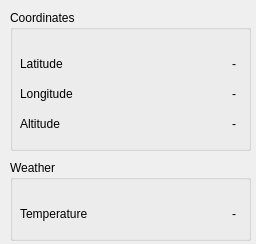
<?xml version="1.0" encoding="UTF-8"?>
<ui version="4.0">
 <class>ClientConsole</class>
 <widget class="QWidget" name="ClientConsole">
  <property name="geometry">
   <rect>
    <x>0</x>
    <y>0</y>
    <width>256</width>
    <height>244</height>
   </rect>
  </property>
  <property name="windowTitle">
   <string>Client Console</string>
  </property>
  <widget class="QGroupBox" name="groupBox">
   <property name="geometry">
    <rect>
     <x>10</x>
     <y>10</y>
     <width>241</width>
     <height>141</height>
    </rect>
   </property>
   <property name="title">
    <string>Coordinates</string>
   </property>
   <widget class="QWidget" name="layoutWidget1">
    <property name="geometry">
     <rect>
      <x>10</x>
      <y>70</y>
      <width>216</width>
      <height>27</height>
     </rect>
    </property>
    <layout class="QHBoxLayout" name="horizontalLayout_3">
     <item>
      <widget class="QLabel" name="label_2">
       <property name="text">
        <string>Longitude</string>
       </property>
      </widget>
     </item>
     <item>
      <spacer name="horizontalSpacer_2">
       <property name="orientation">
        <enum>Qt::Horizontal</enum>
       </property>
       <property name="sizeHint" stdset="0">
        <size>
         <width>0</width>
         <height>0</height>
        </size>
       </property>
      </spacer>
     </item>
     <item>
      <widget class="QLabel" name="longitudeValue">
       <property name="text">
        <string>-</string>
       </property>
      </widget>
     </item>
    </layout>
   </widget>
   <widget class="QWidget" name="layoutWidget2">
    <property name="geometry">
     <rect>
      <x>10</x>
      <y>100</y>
      <width>216</width>
      <height>27</height>
     </rect>
    </property>
    <layout class="QHBoxLayout" name="horizontalLayout_4">
     <item>
      <widget class="QLabel" name="label_3">
       <property name="text">
        <string>Altitude</string>
       </property>
      </widget>
     </item>
     <item>
      <spacer name="horizontalSpacer_3">
       <property name="orientation">
        <enum>Qt::Horizontal</enum>
       </property>
       <property name="sizeHint" stdset="0">
        <size>
         <width>0</width>
         <height>0</height>
        </size>
       </property>
      </spacer>
     </item>
     <item>
      <widget class="QLabel" name="altitudeValue">
       <property name="text">
        <string>-</string>
       </property>
      </widget>
     </item>
    </layout>
   </widget>
   <widget class="QWidget" name="layoutWidget3">
    <property name="geometry">
     <rect>
      <x>10</x>
      <y>40</y>
      <width>216</width>
      <height>27</height>
     </rect>
    </property>
    <layout class="QHBoxLayout" name="horizontalLayout_2">
     <item>
      <widget class="QLabel" name="label">
       <property name="text">
        <string>Latitude</string>
       </property>
      </widget>
     </item>
     <item>
      <spacer name="horizontalSpacer">
       <property name="orientation">
        <enum>Qt::Horizontal</enum>
       </property>
       <property name="sizeHint" stdset="0">
        <size>
         <width>0</width>
         <height>0</height>
        </size>
       </property>
      </spacer>
     </item>
     <item>
      <widget class="QLabel" name="latitudeValue">
       <property name="text">
        <string>-</string>
       </property>
      </widget>
     </item>
    </layout>
   </widget>
  </widget>
  <widget class="QGroupBox" name="groupBox_2">
   <property name="geometry">
    <rect>
     <x>10</x>
     <y>160</y>
     <width>241</width>
     <height>81</height>
    </rect>
   </property>
   <property name="title">
    <string>Weather</string>
   </property>
   <widget class="QWidget" name="layoutWidget4">
    <property name="geometry">
     <rect>
      <x>10</x>
      <y>40</y>
      <width>216</width>
      <height>27</height>
     </rect>
    </property>
    <layout class="QHBoxLayout" name="horizontalLayout_5">
     <item>
      <widget class="QLabel" name="label_4">
       <property name="text">
        <string>Temperature</string>
       </property>
      </widget>
     </item>
     <item>
      <spacer name="horizontalSpacer_4">
       <property name="orientation">
        <enum>Qt::Horizontal</enum>
       </property>
       <property name="sizeHint" stdset="0">
        <size>
         <width>0</width>
         <height>0</height>
        </size>
       </property>
      </spacer>
     </item>
     <item>
      <widget class="QLabel" name="temperature">
       <property name="text">
        <string>-</string>
       </property>
      </widget>
     </item>
    </layout>
   </widget>
  </widget>
 </widget>
 <resources/>
 <connections/>
</ui>
